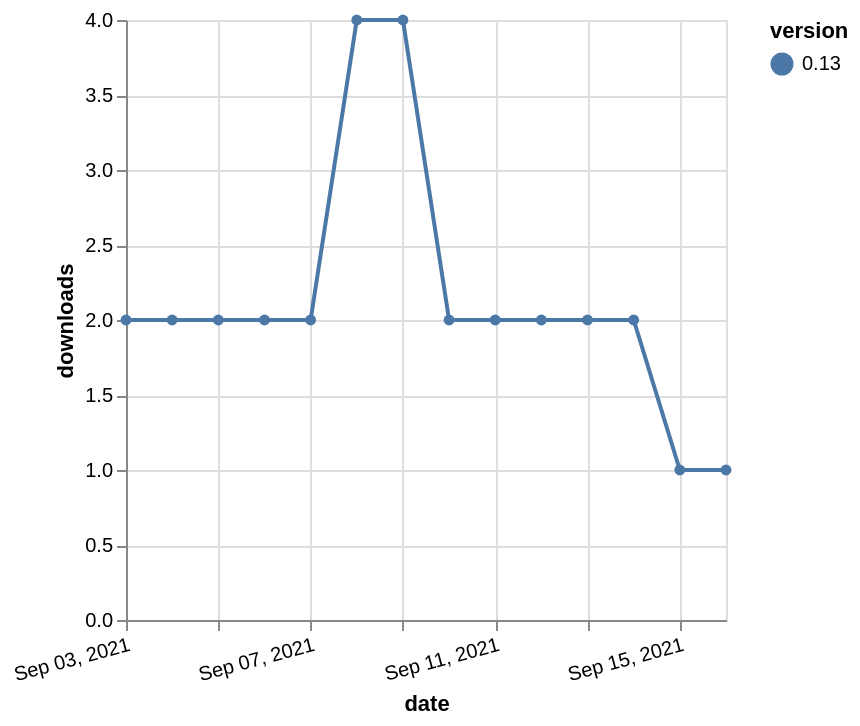

The specification (Vega-Lite) saved for this image:
### Vega-Lite specification from a JSON file in a GitHub repository (floating-point values rounded to 4 significant figures)
{"$schema": "https://vega.github.io/schema/vega-lite/v5.json", "description": "A simple bar chart with embedded data.", "data": {"values": [{"date": "2021-09-03", "total": 3464, "delta": 2, "version": "0.13"}, {"date": "2021-09-04", "total": 3466, "delta": 2, "version": "0.13"}, {"date": "2021-09-05", "total": 3468, "delta": 2, "version": "0.13"}, {"date": "2021-09-06", "total": 3470, "delta": 2, "version": "0.13"}, {"date": "2021-09-07", "total": 3472, "delta": 2, "version": "0.13"}, {"date": "2021-09-08", "total": 3476, "delta": 4, "version": "0.13"}, {"date": "2021-09-09", "total": 3480, "delta": 4, "version": "0.13"}, {"date": "2021-09-10", "total": 3482, "delta": 2, "version": "0.13"}, {"date": "2021-09-11", "total": 3484, "delta": 2, "version": "0.13"}, {"date": "2021-09-12", "total": 3486, "delta": 2, "version": "0.13"}, {"date": "2021-09-13", "total": 3488, "delta": 2, "version": "0.13"}, {"date": "2021-09-14", "total": 3490, "delta": 2, "version": "0.13"}, {"date": "2021-09-15", "total": 3491, "delta": 1, "version": "0.13"}, {"date": "2021-09-16", "total": 3492, "delta": 1, "version": "0.13"}]}, "width": "container", "mark": {"type": "line", "point": {"filled": true}}, "encoding": {"x": {"field": "date", "type": "temporal", "timeUnit": "yearmonthdate", "title": "date", "axis": {"labelAngle": -15}}, "y": {"field": "delta", "type": "quantitative", "title": "downloads"}, "color": {"field": "version", "type": "nominal"}, "tooltip": {"field": "delta"}}}
